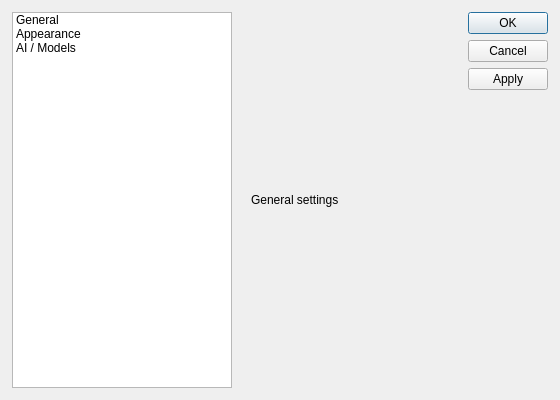
<?xml version="1.0" encoding="UTF-8"?>
<ui version="4.0">
 <class>SettingsDialog</class>
 <widget class="QDialog" name="settingsDialog">
  <property name="geometry"><rect><x>0</x><y>0</y><width>560</width><height>400</height></rect></property>
  <property name="minimumSize"><size><width>500</width><height>350</height></size></property>
  <property name="windowTitle"><string>Settings</string></property>
  <layout class="QHBoxLayout" name="mainLayout">
   <property name="leftMargin"><number>12</number></property>
   <property name="topMargin"><number>12</number></property>
   <property name="rightMargin"><number>12</number></property>
   <property name="bottomMargin"><number>12</number></property>
   <property name="spacing"><number>8</number></property>
   <item>
    <widget class="QListWidget" name="categoryList">
     <property name="minimumSize"><size><width>160</width><height>0</height></size></property>
     <property name="maximumSize"><size><width>220</width><height>16777215</height></size></property>
     <item><property name="text"><string>General</string></property></item>
     <item><property name="text"><string>Appearance</string></property></item>
     <item><property name="text"><string>AI / Models</string></property></item>
    </widget>
   </item>
   <item>
    <widget class="QStackedWidget" name="contentStack">
     <property name="currentIndex"><number>0</number></property>
     <widget class="QWidget" name="generalPage">
      <layout class="QVBoxLayout" name="generalLayout">
       <item>
        <widget class="QLabel" name="generalLabel">
         <property name="text"><string>General settings</string></property>
        </widget>
       </item>
      </layout>
     </widget>
     <widget class="QWidget" name="appearancePage">
      <layout class="QVBoxLayout" name="appearanceLayout">
       <item>
        <widget class="QLabel" name="appearanceLabel">
         <property name="text"><string>Appearance settings</string></property>
        </widget>
       </item>
      </layout>
     </widget>
     <widget class="QWidget" name="aiPage">
      <layout class="QVBoxLayout" name="aiLayout">
       <item>
        <widget class="QLabel" name="aiLabel">
         <property name="text"><string>AI / Models settings</string></property>
        </widget>
       </item>
      </layout>
     </widget>
    </widget>
   </item>
   <item>
    <widget class="QDialogButtonBox" name="buttonBox">
     <property name="orientation"><enum>Qt::Orientation::Vertical</enum></property>
     <property name="standardButtons"><set>QDialogButtonBox::StandardButton::Ok|QDialogButtonBox::StandardButton::Cancel|QDialogButtonBox::StandardButton::Apply</set></property>
    </widget>
   </item>
  </layout>
 </widget>
 <layoutdefault spacing="6" margin="11"/>
 <resources/>
 <connections>
  <connection>
   <sender>buttonBox</sender>
   <signal>accepted()</signal>
   <receiver>settingsDialog</receiver>
   <slot>accept()</slot>
  </connection>
  <connection>
   <sender>buttonBox</sender>
   <signal>rejected()</signal>
   <receiver>settingsDialog</receiver>
   <slot>reject()</slot>
  </connection>
 </connections>
</ui>
